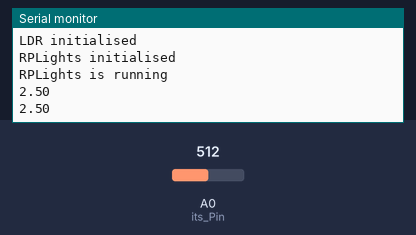
The sketch below on a simulated Arduino Uno, built with avr-gcc and run on an emulated ATmega328P. Parts: the last lines printed to the serial monitor. The test bench sets the inputs (shaded band); at power-on: A0 (its_Pin) = 512.

Above: at 2.8 s.
2.9 s: A0 (its_Pin) set to 716
At 3.5 s:
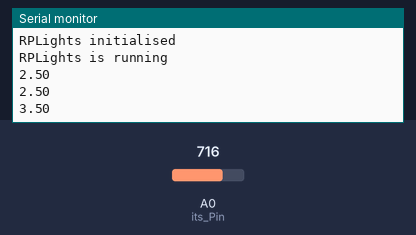
4.4 s: A0 (its_Pin) set to 900
At 5.8 s:
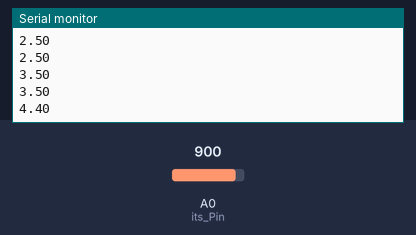
Timing chart, 0 to 7.4 s (numbered marks = the images above; inputs shaded):
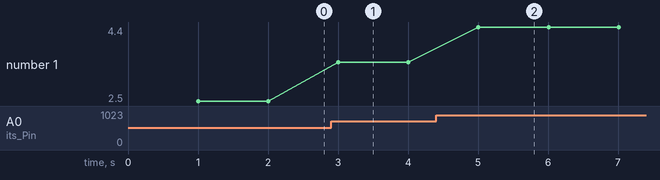

Measured:
- after the input at 2.9 s, the serial monitor: prints a new line after 0.10 s (image 1)
- after the input at 4.4 s, the serial monitor: prints a new line after 0.61 s (image 2)
- plotted number 1: 2.5 → 3.5 after the input at 2.9 s, 3.5 → 4.4 after the input at 4.4 s

The sketch:

RPLight.ino
```cpp
#include "PkgRPLight.h"

RPLight* itsRPLight = new(RPLight);

void setup(void){
    itsRPLight->init();
}

void loop(void){
    itsRPLight->run();
}
```

C_LDR.cpp
```cpp
#include "C_LDR.h"

C_LDR::C_LDR(){
    p_itsILDR = (I_LDR*) new (LDR);
    p_itsILDR->set_ItsCLDR(this);
}

C_LDR::~C_LDR(){
    delete (p_itsILDR);
}

C_LDR* C_LDR::get_ItsCLDR(void){
    return this;
}

I_LDR* C_LDR::get_ItsILDR(void){
    return p_itsILDR;
}

void C_LDR::set_ItsILDR(I_LDR* arg){
    p_itsILDR = arg;
}

LDR::LDR(){
    its_Pin = A0;
}

LDR::~LDR(){

}

I_LDR* LDR::get_ItsILDR(void){
    return (I_LDR*) this;
}

void LDR::set_ItsCLDR(C_LDR* arg){
    p_itsCLDR = arg;
}

int LDR::init(int pin){
    int res = -1;
    its_Pin = pin;
    Serial.println("LDR initialised");
    res = 1;
    return res;
}

int LDR::get_RawVoltage(){
    return analogRead(its_Pin);
}

float LDR::get_Voltage(){
    return (5.0 * (float) this->get_RawVoltage() / 1023.0);
}
```

C_LDR.h
```cpp
#ifndef _LDR_H
#define _LDR_H

#include <Arduino.h>

class C_LDR;
class I_LDR;
class LDR;

class C_LDR{
    private:
    I_LDR* p_itsILDR = NULL;

    public:
    C_LDR();
    ~C_LDR();
    C_LDR* get_ItsCLDR(void);
    I_LDR* get_ItsILDR(void);
    void set_ItsILDR(I_LDR* arg);
};

class I_LDR{
    protected:
    C_LDR* p_itsCLDR = NULL;

    public:
    virtual I_LDR* get_ItsILDR(void);
    virtual void set_ItsCLDR(C_LDR* arg);
    virtual int init(int pin);
    virtual float get_Voltage(void);
};

class LDR : public I_LDR{
    private:
    int its_Pin = A0;

    int get_RawVoltage(void);

    public:
    LDR();
    ~LDR();
    I_LDR* get_ItsILDR(void);
    void set_ItsCLDR(C_LDR* arg);
    int init(int pin);
    float get_Voltage(void);
};
#endif
```

PkgRPLight.cpp
```cpp
#include "PkgRPLight.h"

RPLight::RPLight(){
    p_ItsCLDR = new(C_LDR);
}

RPLight::~RPLight(){
    delete (p_ItsCLDR);
}

int RPLight::init(void){
    int res = 0;

    // Start serial communication
    Serial.begin(115200);

    if(NULL != p_ItsCLDR){
        p_ItsILDR = p_ItsCLDR->get_ItsILDR();
        res = p_ItsILDR->init(A0);
        Serial.println("RPLights initialised");
    }
    else{
        Serial.println("RPLights failed to initialise");
        res = -1;
    }

    return res;
}

int RPLight::run(void){
    static boolean bRunning = false;
    static unsigned long previous_time = 0, time = 0, time_difference = 0;
    if(false == bRunning) {
        Serial.println("RPLights is running");
        previous_time = millis();
        bRunning = true;
    }

    time = millis();
    time_difference = time - previous_time;
    if(1000 < time_difference){
        previous_time = time;
        Serial.println(p_ItsILDR->get_Voltage());
    }
}
```

PkgRPLight.h
```cpp
#ifndef _PKG_RPLight_H
#define _PKG_RPLight_H

class RPLight;

#include "C_LDR.h"

class RPLight{
    private:
    C_LDR* p_ItsCLDR = NULL;
    I_LDR* p_ItsILDR = NULL;

    public:
    RPLight();
    ~RPLight();
    int init(void);
    int run(void);
};

#endif
```
